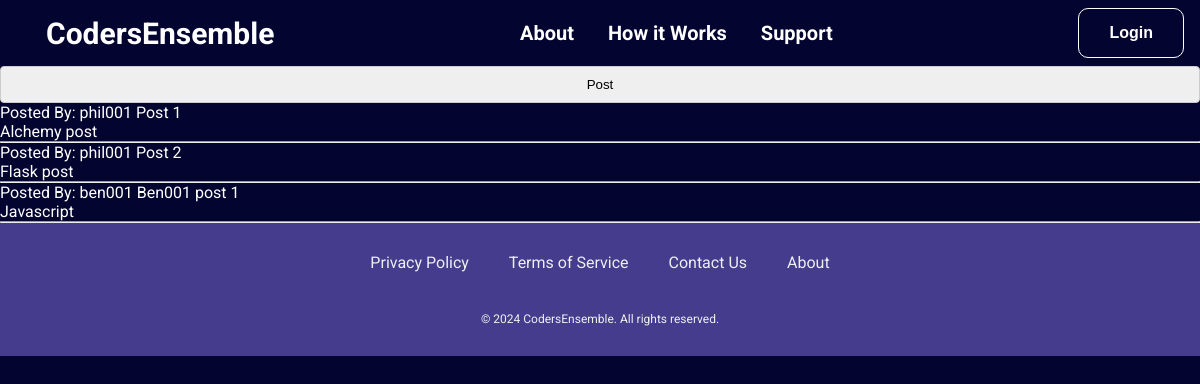
Page /dashboard on the earlier database version.
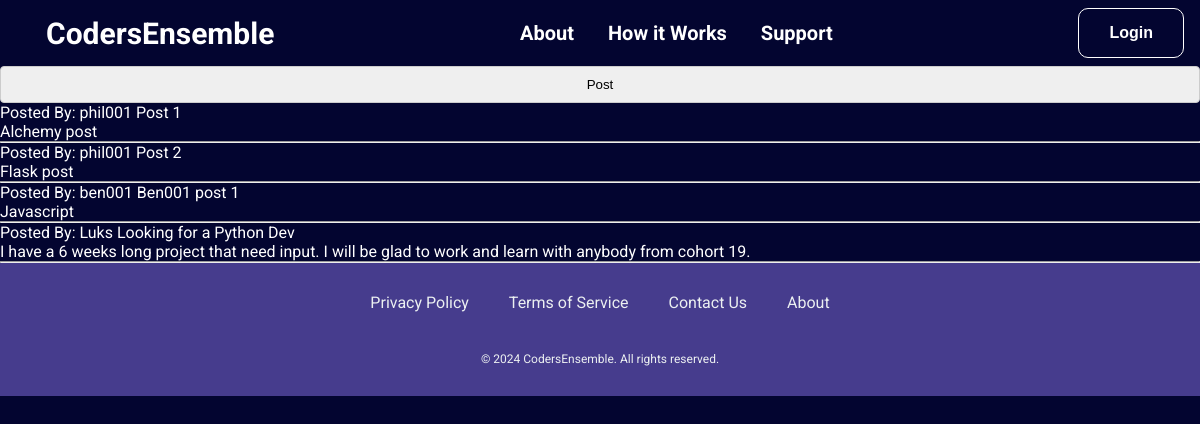
Same page on the later database version.
### app/models.py (models this page shows, shortened)
class Post(db.Model):
    __tablename__ = 'posts'
    id = db.Column(db.Integer, primary_key=True)
    title = db.Column(db.String(100), nullable=False)
    content = db.Column(db.Text, nullable=False)
    created_at = db.Column(db.DateTime, default=datetime.utcnow)
    updated_at = db.Column(db.DateTime, default=datetime.utcnow, onupdate=datetime.utcnow)
    user_id = db.Column(db.Integer, db.ForeignKey('users.user_id'), nullable=False)
    author = relationship("User", backref="posts", lazy=True)
    """
    def __repr__(self):
        return f"<Post {self.id} - {self.title}>"
    """
    def __repr__(self):
        return f"Post('{self.title}', '{self.date_posted}')"

class User(UserMixin, db.Model):
    __tablename__ = "users"
    user_id = db.Column(db.Integer, primary_key=True)
    username = db.Column(db.String(50), unique=True, nullable=False)
    firstname = db.Column(db.String(50), nullable=False)
    lastname = db.Column(db.String(50), nullable=False)
    email = db.Column(db.String(100), unique=True, nullable=False)
    password_hash = db.Column(db.String(200), nullable=False)
    bio = db.Column(db.Text(200))
    profile_picture = db.Column(db.String(256))
    created_at = db.Column(db.DateTime, default=datetime.utcnow)
    updated_at = db.Column(
        db.DateTime,
        default=datetime.utcnow,
        onupdate=datetime.utcnow
    )
    skills = db.relationship('UserSkills', backref='user', lazy=True)
    projects = db.relationship('UserProject', backref='user', lazy=True)

### app/views/auth.py (the view)
@auth_bp.route('/dashboard', methods=['POST', 'GET'])
def dashboard():
    posts = Post.query.all()
    return render_template('main/dashboard.html', posts=posts)

### app/templates/main/dashboard.html (shortened to what this page needs)
{% extends 'main.html' %}
{% block main %}
    <a href="{{ url_for('main.post') }}"><button>Post</button></a>
    {% for post in posts %}
        <div>
            Posted By: {{ post.author.username }}
            {{ post.title }}<br>
            {{ post.content }}
            <hr>
        </div>
    {% endfor %}
{% endblock main %}

### app/templates/main.html (shortened to what this page needs)
<!DOCTYPE html>
<html lang="en">
<head>
    <link rel="stylesheet" href="{{ url_for('static', filename='css/styles.css') }}">
</head>
<body>
    <div class="header">
        <div class="logo">
            <a href="{{ url_for("main.index") }}" id="logo">CodersEnsemble</a>
        </div>
        <div class="navigation">
            <nav class="navbar-links">
                    <a href="#">About</a>
                    <a href="#">How it Works</a>
                    <a href="#">Support</a>
            </nav>
        </div>
        <div class="cta">
            {% if current_user.is_authenticated %}
                <form id="main-form" action="{{ url_for('auth.logout') }}" method="POST"">
                    <button type="submit" class="log-btn">Logout</button>
                </form>
            {% else %}
                <a href="{{ url_for('auth.login') }}">
                    <button class="log-btn">Login</button>
                </a>
            {% endif %}
        </div>
        </div>
    {% block main %}{% endblock main %}
</body>
<footer>
    <div class="footer-container">
        <div class="privacy-policy">
            <a href="">Privacy Policy</a>
        </div>
        <div class="tos">
            <a href="">Terms of Service</a>
        </div>
        <div class="contact">
            <a href="">Contact Us</a>
        </div>
        <div class="about">
            <a href="">About</a>
        </div>
    </div>
    <div class="footer-bottom">
        <p>&copy; 2024 CodersEnsemble. All rights reserved.</p>
    </div>
</footer>
</html>

### app/static/css/styles.css (style rules this page uses)
* { box-sizing: border-box; margin: 0; padding: 0; }
html { overflow-x: hidden; scroll-behavior: smooth; }
body { background-color: #030530; color: white; font-family: "Roboto", sans-serif; width: 100vw; height: 100vh; overflow-x: hidden; }
.header { background-color: #030530; color: #fffcff; padding: 10px; display: flex; justify-content: space-between; align-items: center; padding: 8px 16px; top: 0; }
.navigation { display: flex; justify-content: space-around; }
.navbar-links a { text-decoration: none; margin: 0 15px ; font-size: 20px; font-weight: bold; color: #FFFFFF; }
.logo { font-size: 30px; font-weight: bold; float: left; padding-left: 30px; }
.logo>a { color: #080708; text-decoration: none; color: #FFFFFF; }
.log-btn { background-color: transparent; border: 1px solid; color: #FFFFFF; padding: 15px 30px; text-align: center; text-decoration: none; display: inline-block; font-size: 16px; font-weight: bold; border-radius: 10px; }
footer { background-color: #463C8D; color: #ecf0f1; padding: 20px 0; align-items: center; display: flex; flex-direction: column; }
.footer-container { display: flex; justify-content: space-around; flex-direction: row; align-items: right; padding: 0 20px; bottom: 0; max-width: 1200px; margin: 0 auto; flex-wrap: no-wrap; }
.footer-container div { margin: 10px 20px; }
.footer-container a { color: #ecf0f1; text-decoration: none; transition: color 0.3s; }
.footer-bottom { text-align: center; padding: 10px 20px; background-color: #463C8D; margin-top: 20px; }
.footer-bottom p { margin: 0; }
footer p { font-size: 12px; }
input[type="text"], input[type="password"], button { flex: 1; width: 100%; padding: 10px; border: 1px solid #ccc; border-radius: 4px; }

Differences in the rows shown:
added Post: author.username "Luks", title "Looking for a Python Dev", content "I have a 6 weeks long project that need input. I will be glad to work and learn with anybody from cohort 19."
